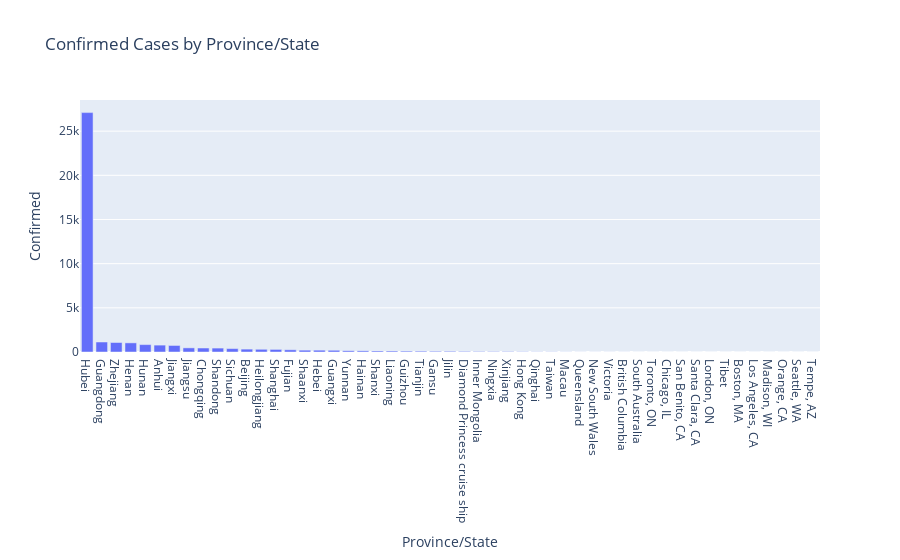

Notebook code cell kept with this figure:
### Code cell
import pandas as pd
import plotly.express as px

# Load the CSV
url = "https://raw.githubusercontent.com/CSSEGISandData/COVID-19/master/archived_data/archived_daily_case_updates/02-09-2020_1030.csv"
data = pd.read_csv(url)

# Bar chart of confirmed cases by Province/State
fig = px.bar(data, 
             x="PrRecoveredovince/State", 
             y="Confirmed", 
             title="Confirmed Cases by Province/State")

fig.show()

### Figure 1 — Plotly figure (JSON) as saved in the notebook; plotly's stock layout.template omitted (floating-point values rounded to 4 significant figures)
{"data": [{"hovertemplate": "Province/State=%{x}<br>Confirmed=%{y}<extra></extra>", "legendgroup": "", "marker": {"color": "#636efa", "pattern": {"shape": ""}}, "name": "", "orientation": "v", "showlegend": false, "textposition": "auto", "type": "bar", "x": ["Hubei", "Guangdong", "Zhejiang", "Henan", "Hunan", "Anhui", "Jiangxi", "Jiangsu", "Chongqing", "Shandong", "Sichuan", "Beijing", "Heilongjiang", "Shanghai", "Fujian", "Shaanxi", "Hebei", "Guangxi", "Yunnan", "Hainan", "Shanxi", "Liaoning", "Guizhou", "Tianjin", "Gansu", "Jilin", "Diamond Princess cruise ship", "Inner Mongolia", "Ningxia", "Xinjiang", null, null, "Hong Kong", null, null, "Qinghai", "Taiwan", null, null, null, null, "Macau", null, "Queensland", "New South Wales", "Victoria", "British Columbia", null, null, null, null, "South Australia", "Toronto, ON", null, "Chicago, IL", "San Benito, CA", "Santa Clara, CA", null, null, "London, ON", null, "Tibet", null, null, null, null, "Boston, MA", "Los Angeles, CA", "Madison, WI", "Orange, CA", "Seattle, WA", "Tempe, AZ"], "xaxis": "x", "y": [27100, 1131, 1075, 1033, 838, 779, 740, 468, 450, 444, 386, 326, 307, 293, 250, 208, 206, 195, 141, 131, 115, 107, 99, 90, 79, 78, 64, 54, 45, 45, 40, 32, 29, 26, 25, 18, 18, 16, 14, 13, 11, 10, 7, 5, 4, 4, 4, 3, 3, 3, 3, 2, 2, 2, 2, 2, 2, 1, 1, 1, 1, 1, 1, 1, 1, 1, 1, 1, 1, 1, 1, 1], "yaxis": "y"}], "layout": {"barmode": "relative", "legend": {"tracegroupgap": 0}, "title": {"text": "Confirmed Cases by Province/State"}, "xaxis": {"anchor": "y", "domain": [0, 1], "title": {"text": "Province/State"}}, "yaxis": {"anchor": "x", "domain": [0, 1], "title": {"text": "Confirmed"}}}}
